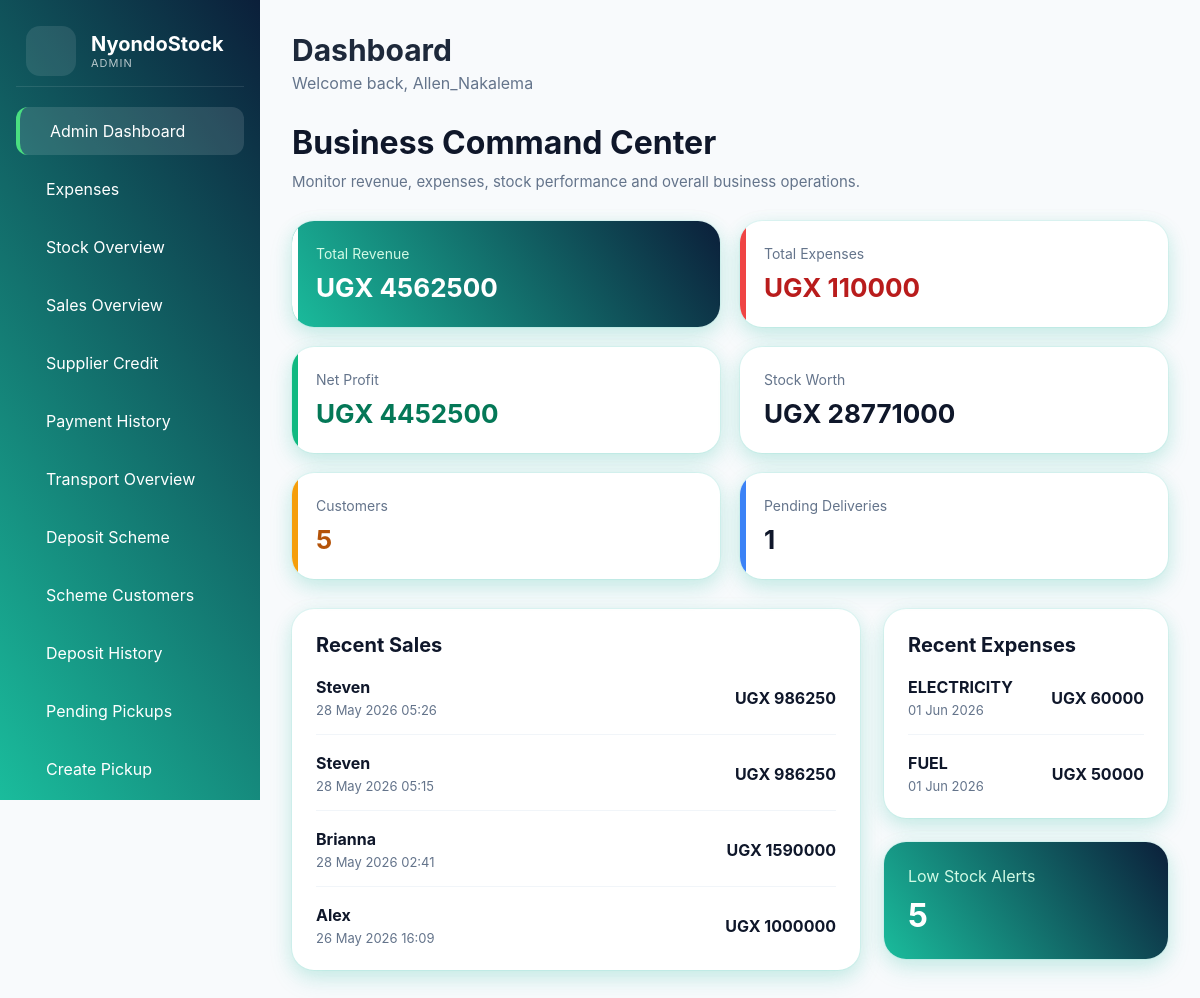
The page /admin_dashboard/ (signed in) on the database its author committed.
### sales_app/models.py (models this page shows)
class Sale(models.Model):
    PAYMENT_STATUS = (
        ('PAID', 'Paid'),
        ('PARTIAL', 'Partial'),
        ('CREDIT', 'Credit'),
    )
    PAYMENT_METHODS = (
        ('CASH', 'Cash'),
        ('MOMO', 'Mobile Money'),
        ('BANK', 'Bank Transfer'),
        ('CHEQUE', 'Cheque'),
    )
    SALE_SOURCES = (
        ('DIRECT', 'Direct Sale'),
        ('DEPOSIT', 'Deposit Completion'),
    )
    customer = models.ForeignKey(Customer, on_delete=models.SET_NULL, null=True)
    attendant = models.ForeignKey('auth.User', on_delete=models.SET_NULL, null=True)
    sale_source = models.CharField(
        max_length=20,
        choices=SALE_SOURCES,
        default='DIRECT'
    )
    deposit_reference = models.ForeignKey(
        'PendingCreditSale',
        on_delete=models.SET_NULL,
        null=True,
        blank=True,
        related_name='completed_sales'
    )
    subtotal_amount = models.DecimalField(
        max_digits=12,
        decimal_places=2,
        default=0
    )
    transport_charge = models.DecimalField(
        max_digits=12,
        decimal_places=2,
        default=0
    )
    total_amount = models.DecimalField(max_digits=12, decimal_places=2)
    payment_method = models.CharField(
    max_length=20,
    choices=PAYMENT_METHODS,
    default='CASH'
    )
    transaction_reference = models.CharField(
    max_length=100,
    blank=True,
    null=True
    )
    amount_paid = models.DecimalField(max_digits=12, decimal_places=2, default=0)
    balance = models.DecimalField(max_digits=12, decimal_places=2, default=0)
    payment_status = models.CharField(max_length=20, choices=PAYMENT_STATUS)
    pending_credit_sale = models.OneToOneField(
    'PendingCreditSale',
    on_delete=models.SET_NULL,
    null=True,
    blank=True
    )
    completed_sale = models.BooleanField(default=False)
    requires_delivery = models.BooleanField(default=False)
    created_at = models.DateTimeField(auto_now_add=True)

### customers_app/models.py (models this page shows, shortened)
class Customer(models.Model):
    CUSTOMER_TYPES = (
        ('NORMAL', 'Normal Buyer'),
        ('RETAIL', 'Retailer'),
        ('WHOLESALE', 'Wholesaler'),
    )
    customer_name = models.CharField(max_length=200)
    phone_number = models.CharField(max_length=20)
    nin = models.CharField(
        max_length=15,
        unique=True,
        blank=True,
        null=True
    )
    customer_type = models.CharField(
        max_length=20,
        choices=CUSTOMER_TYPES,
        default='NORMAL'
    )
    address = models.TextField(blank=True)
    balance_due = models.DecimalField(
        max_digits=12,
        decimal_places=2,
        default=0
    )
    employer_name = models.CharField(
        max_length=200,
        blank=True,
        null=True
    )
    next_of_kin = models.CharField(
        max_length=200,
        blank=True,
        null=True
    )
    next_of_kin_contact = models.CharField(
        max_length=20,
        blank=True,
        null=True
    )
    is_scheme_customer = models.BooleanField(
        default=False
    )
    registered_at = models.DateTimeField(auto_now_add=True)

### reports_app/models.py (models this page shows, shortened)
class Expense(models.Model):
    EXPENSE_TYPES = (
        ('STOCK', 'Stock Purchase'),
        ('TRANSPORT', 'Transport'),
        ('FUEL', 'Fuel'),
        ('SALARY', 'Salary'),
        ('ELECTRICITY', 'Electricity'),
        ('RENT', 'Rent'),
        ('UTILITY', 'Utility'),
        ('OTHER', 'Other'),
    )
    PAYMENT_METHODS = (
        ('CASH', 'Cash'),
        ('MOMO', 'Mobile Money'),
        ('BANK', 'Bank Transfer'),
        ('CHEQUE', 'Cheque'),
    )
    expense_type = models.CharField(
        max_length=20,
        choices=EXPENSE_TYPES
    )
    payment_method = models.CharField(
    max_length=20,
    choices=PAYMENT_METHODS,
    default='CASH'
    )
    transaction_reference = models.CharField(
    max_length=100,
    blank=True,
    null=True
    )
    amount = models.DecimalField(
        max_digits=12,
        decimal_places=2
    )
    description = models.TextField()
    created_at = models.DateTimeField(auto_now_add=True)
    recorded_by = models.ForeignKey(
        'auth.User',
        on_delete=models.SET_NULL,
        null=True
    )

### reports_app/views.py (the view)
@login_required
@allowed_roles(['ADMIN'])
def admin_dashboard(request):
    total_revenue = Sale.objects.aggregate(
        total=Sum('total_amount')
    )['total'] or 0
    total_expenses = Expense.objects.aggregate(
        total=Sum('amount')
    )['total'] or 0
    net_profit = total_revenue - total_expenses
    stock_value = Product.objects.aggregate(
        total=Sum(
            F('quantity') * F('unit_cost')
        )
    )['total'] or 0
    total_customers = Customer.objects.count()
    pending_deliveries = TransportDelivery.objects.filter(
        delivery_status='PENDING'
    ).count()
    low_stock_products = Product.objects.filter(
        quantity__lte=F('reorder_level')
    ).count()
    recent_sales = Sale.objects.select_related(
        'customer'
    ).order_by('-created_at')[:5]
    recent_expenses = Expense.objects.select_related(
        'recorded_by'
    ).order_by('-created_at')[:5]
    context = {
        'total_revenue': total_revenue,
        'total_expenses': total_expenses,
        'net_profit': net_profit,
        'stock_value': stock_value,
        'total_customers': total_customers,
        'pending_deliveries': pending_deliveries,
        'low_stock_products': low_stock_products,
        'recent_sales': recent_sales,
        'recent_expenses': recent_expenses,
    }
    return render(
        request,
        'admin/admin_dashboard.html',
        context
    )

### templates/admin/admin_dashboard.html (shortened to what this page needs)
{% extends 'manager/base_manager.html' %}
{% block content %}
{% include 'manager/partials/topbar.html' %}
<div class="dashboard-header">
<div>
    <h2>
        Business Command Center
    </h2>
    <p>
        Monitor revenue, expenses, stock performance and overall business operations.
    </p>
</div>
</div>
<div class="stats-grid">
<div class="stat-card primary">
    <div>
        <span>Total Revenue</span>
        <h2>
            UGX {{ total_revenue|floatformat:0 }}
        </h2>
    </div>
</div>
<div class="stat-card danger">
    <div>
        <span>Total Expenses</span>
        <h2>
            UGX {{ total_expenses|floatformat:0 }}
        </h2>
    </div>
</div>
<div class="stat-card success">
    <div>
        <span>Net Profit</span>
        <h2>
            UGX {{ net_profit|floatformat:0 }}
        </h2>
    </div>
</div>
<div class="stat-card">
    <div>
        <span>Stock Worth</span>
        <h2>
            UGX {{ stock_value|floatformat:0 }}
        </h2>
    </div>
</div>
<div class="stat-card warning">
    <div>
        <span>Customers</span>
        <h2>
            {{ total_customers }}
        </h2>
    </div>
</div>
<div class="stat-card secondary">
    <div>
        <span>Pending Deliveries</span>
        <h2>
            {{ pending_deliveries }}
        </h2>
    </div>
</div>
</div>
<div class="content-grid">
<div class="card">
    <div class="card-header">
        <h3>
            Recent Sales
        </h3>
    </div>
    <div class="activity-list">
        {% for sale in recent_sales %}
        <div class="activity-item">
            <div>
                <strong>
                    {{ sale.customer.customer_name }}
                </strong>
                <span>
                    {{ sale.created_at|date:"d M Y H:i" }}
                </span>
            </div>
            <div class="activity-right">
                <strong>
                    UGX {{ sale.total_amount|floatformat:0 }}
                </strong>
            </div>
        </div>
        {% endfor %}
    </div>
</div>
<div class="side-content">
    <div class="card">
        <div class="card-header">
            <h3>
                Recent Expenses
            </h3>
        </div>
        <div class="expense-list">
            {% for expense in recent_expenses %}
            <div class="expense-item">
                <div>
                    <strong>
                        {{ expense.expense_type }}
                    </strong>
                    <span>
                        {{ expense.created_at|date:"d M Y" }}
                    </span>
                </div>
                <div>
                    <strong>
                        UGX {{ expense.amount|floatformat:0 }}
                    </strong>
                </div>
            </div>
            {% endfor %}
        </div>
    </div>
    <div class="card low-stock-card">
        <div class="analytics-top">
            <div>
                <span>
                    Low Stock Alerts
                </span>
                <h2>
                    {{ low_stock_products }}
                </h2>
            </div>
        </div>
    </div>
</div>
</div>
{% endblock %}

### templates/manager/partials/sidebar.html (shortened to what this page needs)
<aside class="sidebar">
  <div class="logo-section">
    <div class="logo-icon">
    </div>
    <div>
      <h2>NyondoStock</h2>
      <p>
        <span>{{ request.user.groups.first.name }}</span>
      </p>
    </div>
  </div>
  {% if is_admin %}
  <nav class="nav-menu">
    <a href="{% url 'admin_dashboard' %}"
       class="nav-item {% if request.resolver_match.url_name == 'admin_dashboard' %}active{% endif %}">
       Admin Dashboard
    </a>
    <a href="{% url 'expense_records' %}"
       class="nav-item {% if request.resolver_match.url_name == 'expense_records' %}active{% endif %}">
       Expenses
    </a>
    <a href="{% url 'admin_stock_overview' %}"
       class="nav-item {% if request.resolver_match.url_name == 'admin_stock_overview' %}active{% endif %}">
       Stock Overview
    </a>
    <a href="{% url 'admin_sales_overview' %}"
       class="nav-item {% if request.resolver_match.url_name == 'admin_sales_overview' %}active{% endif %}">
       Sales Overview
    </a>
    <a href="{% url 'supplier_credit_dashboard' %}"
       class="nav-item {% if request.resolver_match.url_name == 'supplier_credit_dashboard' %}active{% endif %}">
       Supplier Credit
    </a>
    <a href="{% url 'supplier_payment_history' %}"
       class="nav-item {% if request.resolver_match.url_name == 'supplier_payment_history' %}active{% endif %}">
       Payment History
    </a>
    <a href="{% url 'transport_overview' %}"
       class="nav-item {% if request.resolver_match.url_name == 'transport_overview' %}active{% endif %}">
       Transport Overview
    </a>
    <a href="{% url 'deposit_dashboard' %}"
       class="nav-item {% if request.resolver_match.url_name == 'deposit_dashboard' %}active{% endif %}">
       Deposit Scheme
    </a>
    <a href="{% url 'scheme_customers' %}"
       class="nav-item {% if request.resolver_match.url_name == 'scheme_customers' %}active{% endif %}">
       Scheme Customers
    </a>
    <a href="{% url 'deposit_history' %}"
       class="nav-item {% if request.resolver_match.url_name == 'deposit_history' %}active{% endif %}">
       Deposit History
    </a>
    <a href="{% url 'pending_pickups' %}"
       class="nav-item {% if request.resolver_match.url_name == 'pending_pickups' %}active{% endif %}">
       Pending Pickups
    </a>
    <a href="{% url 'create_scheme_order' %}"
       class="nav-item {% if request.resolver_match.url_name == 'create_scheme_order' %}active{% endif %}">
       Create Pickup
    </a>
  </nav>
  {% endif %}
</aside>

### templates/manager/partials/topbar.html
<header class="topbar">
    <div>
        <h1 class="page-title">
            {% block page_title %}
            Dashboard
            {% endblock %}
        </h1>
        <p class="page-subtitle">
            Welcome back,
            {{ request.user.username }}
        </p>
    </div>
</header>

### rows shown on the page
Sale: customer.customer_name "Steven", created_at "28 May 2026 05:26", total_amount "986250"
Sale: customer.customer_name "Steven", created_at "28 May 2026 05:15", total_amount "986250"
Sale: customer.customer_name "Brianna", created_at "28 May 2026 02:41", total_amount "1590000"
Sale: customer.customer_name "Alex", created_at "26 May 2026 16:09", total_amount "1000000"
Expense: expense_type "ELECTRICITY", created_at "01 Jun 2026", amount "60000"
Expense: expense_type "FUEL", created_at "01 Jun 2026", amount "50000"

### other values the page prints
{{ request.user.groups.first.name }} "ADMIN"
{{ request.user.username }} "Allen_Nakalema"
{{ total_revenue|floatformat:0 }} "4562500"
{{ total_expenses|floatformat:0 }} "110000"
{{ net_profit|floatformat:0 }} "4452500"
{{ stock_value|floatformat:0 }} "28771000"
{{ total_customers }} "5"
{{ pending_deliveries }} "1"
{{ low_stock_products }} "5"
